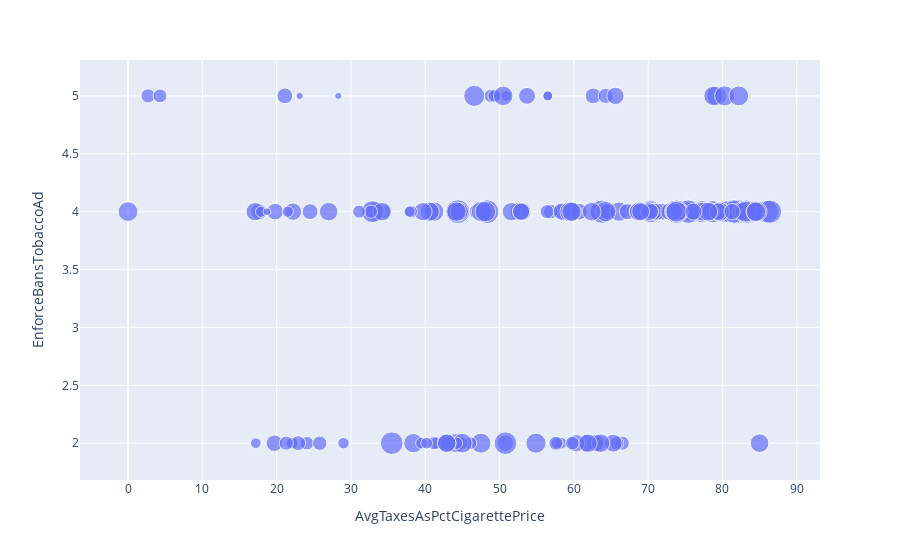

Notebook source saved alongside this figure:
### Code cell
px.scatter(reg_use_df, x="AvgTaxesAsPctCigarettePrice", y="EnforceBansTobaccoAd", size="Pct_Smoking", hover_name="Entity")

### Figure 1 — Plotly figure (JSON) as saved in the notebook; plotly's stock layout.template omitted (floating-point values rounded to 4 significant figures; data arrays with more than 128 entries replaced by an {"elided": "..."} marker saying what was removed)
{"data": [{"hovertemplate": "<b>%{hovertext}</b><br><br>AvgTaxesAsPctCigarettePrice=%{x}<br>EnforceBansTobaccoAd=%{y}<br>Pct_Smoking=%{marker.size}<extra></extra>", "hovertext": {"elided": "596 str values"}, "legendgroup": "", "marker": {"color": "#636efa", "size": {"elided": "596 float values"}, "sizemode": "area", "sizeref": 0.1487, "symbol": "circle"}, "mode": "markers", "name": "", "orientation": "v", "showlegend": false, "type": "scatter", "x": {"elided": "596 float values"}, "xaxis": "x", "y": {"elided": "596 int values"}, "yaxis": "y"}], "layout": {"legend": {"itemsizing": "constant", "tracegroupgap": 0}, "margin": {"t": 60}, "xaxis": {"anchor": "y", "domain": [0, 1], "title": {"text": "AvgTaxesAsPctCigarettePrice"}}, "yaxis": {"anchor": "x", "domain": [0, 1], "title": {"text": "EnforceBansTobaccoAd"}}}}
